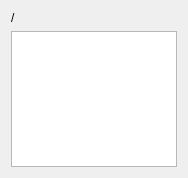
<?xml version="1.0" encoding="UTF-8"?>
<ui version="4.0">
 <class>DirPanel</class>
 <widget class="QWidget" name="DirPanel">
  <property name="geometry">
   <rect>
    <x>0</x>
    <y>0</y>
    <width>188</width>
    <height>178</height>
   </rect>
  </property>
  <property name="windowTitle">
   <string>Form</string>
  </property>
  <layout class="QGridLayout" name="gridLayout">
   <item row="0" column="0">
    <widget class="QLabel" name="label">
     <property name="text">
      <string>/</string>
     </property>
    </widget>
   </item>
   <item row="1" column="0">
    <widget class="QListWidget" name="listWidget"/>
   </item>
  </layout>
 </widget>
 <resources/>
 <connections/>
</ui>
